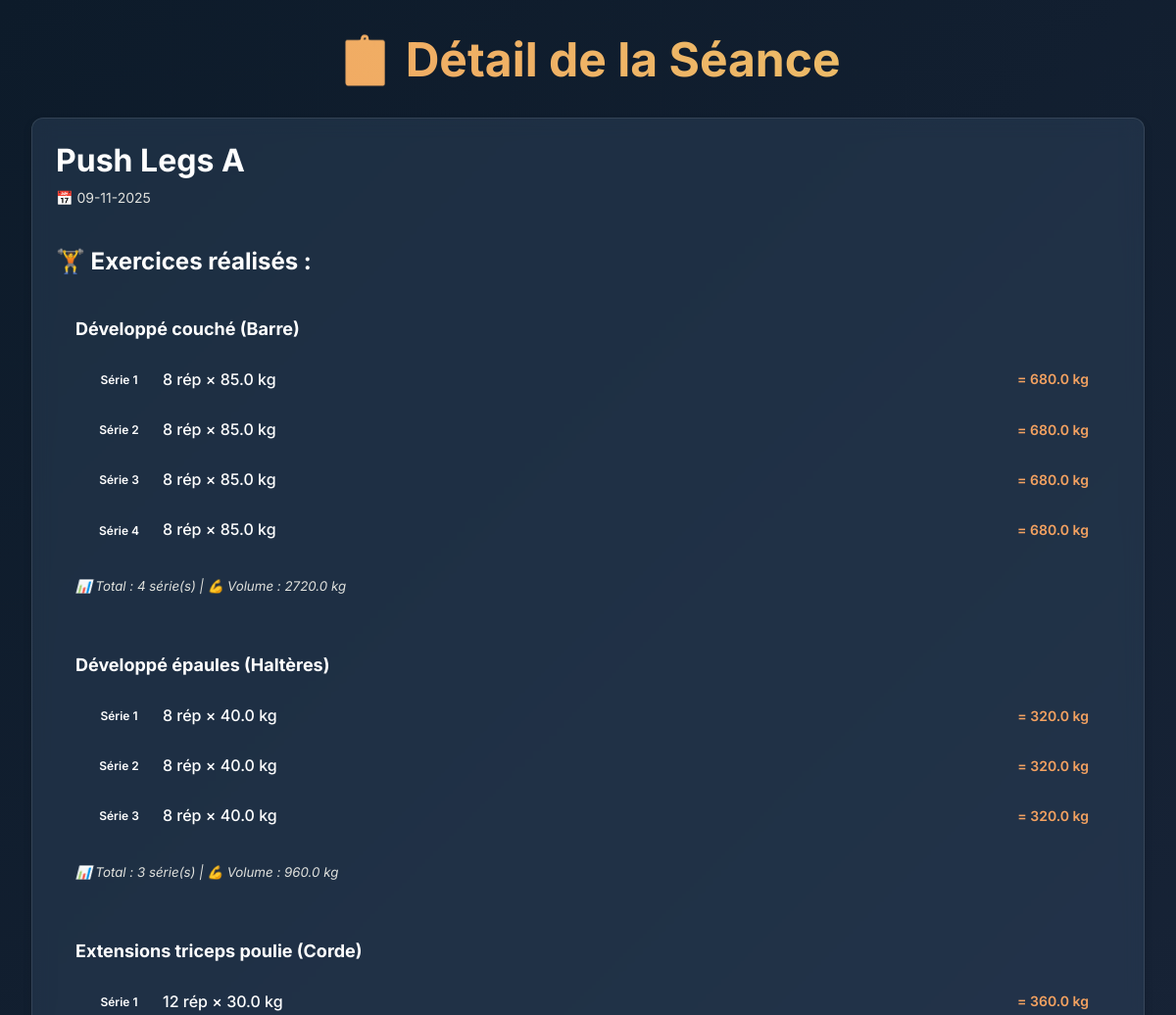
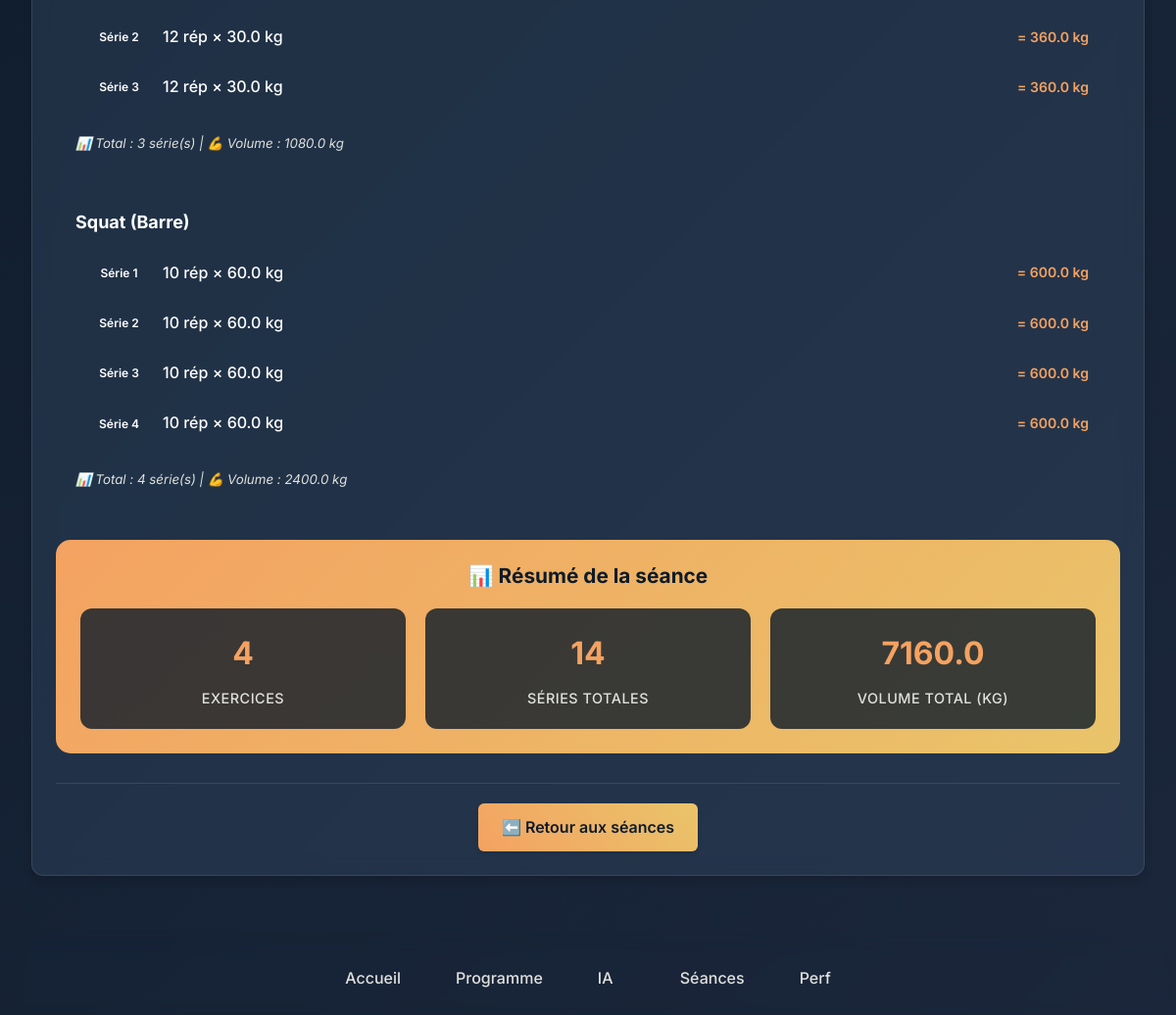
/session/1, run on the app's committed database (2 pictures, top to bottom).
### tables this page shows
CREATE TABLE sets (
                    id INTEGER PRIMARY KEY AUTOINCREMENT,
                    exercise_id INTEGER NOT NULL,
                    set_number INTEGER NOT NULL,
                    reps INTEGER NOT NULL,
                    weight REAL NOT NULL,
                    FOREIGN KEY (exercise_id) REFERENCES "exercises_old" (id) ON DELETE CASCADE
                );

CREATE TABLE exercises (
                        id INTEGER PRIMARY KEY AUTOINCREMENT,
                        session_id INTEGER NOT NULL,
                        exercise_name TEXT NOT NULL,
                        FOREIGN KEY (session_id) REFERENCES sessions (id) ON DELETE CASCADE
                    );

### app.py (the view)
@app.route('/session/<int:session_id>')
def view_session(session_id):
    session = None
    exercises = []
    session_stats = {
        'total_sets': 0,
        'total_volume': 0.0
    }
    try:
        with sqlite3.connect('database.db') as conn:
            cur = conn.cursor()
            cur.execute("SELECT * FROM sessions WHERE id = ?", (session_id,))
            session = cur.fetchone()
            if session:
                cur.execute("""
                    SELECT e.id, e.exercise_name, st.set_number, st.reps, st.weight
                    FROM exercises e
                    LEFT JOIN sets st ON e.id = st.exercise_id
                    WHERE e.session_id = ?
                    ORDER BY e.id, st.set_number
                """, (session_id,))
                raw_data = cur.fetchall() or []
                exercises_dict = {}
                for row in raw_data:
                    exercise_id, exercise_name, set_number, reps, weight = row
                    if exercise_id not in exercises_dict:
                        exercises_dict[exercise_id] = {
                            'id': exercise_id,
                            'name': exercise_name,
                            'sets': []
                        }
                    if set_number is not None:
                        exercises_dict[exercise_id]['sets'].append({
                            'number': set_number,
                            'reps': reps,
                            'weight': weight
                        })
                        session_stats['total_sets'] += 1
                        session_stats['total_volume'] += (reps * weight)
                exercises = list(exercises_dict.values())
    except sqlite3.Error as e:
        print(f"Erreur de base de données dans view_session: {e}")
        init_db()
    except Exception as e:
        print(f"Erreur inattendue dans view_session: {e}")
    return render_template('session_detail.html', session=session, exercises=exercises, session_stats=session_stats)

### app.py (called while the page is built)
def format_date(date_string):
    if not date_string:
        return ""
    try:
        for fmt in ['%Y-%m-%d %H:%M:%S', '%Y-%m-%d', '%d-%m-%Y', '%d/%m/%Y']:
            try:
                dt = datetime.strptime(str(date_string)[:19], fmt)
                return dt.strftime('%d-%m-%Y')
            except ValueError:
                continue
        if len(str(date_string)) >= 10:
            parts = str(date_string)[:10].split('-')
            if len(parts) == 3:
                return f"{parts[2]}-{parts[1]}-{parts[0]}"
        return str(date_string)[:10]
    except Exception as e:
        print(f"Erreur de formatage de date: {e}")
        return str(date_string)[:10]

### templates/session_detail.html (shortened to what this page needs)
{% extends "base.html" %}
{% block content %}
<div class="fade-in">
    <div class="session-header-main">
        <h1>📋 Détail de la Séance</h1>
    </div>
    {% if session %}
    <div class="card">
        <div class="session-header">
            <h2>{{ session[1] or 'Séance sans nom' }}</h2>
            <p class="session-date">📅 {{ session[2]|format_date }}</p>
        </div>
        {% if exercises %}
        <div class="exercises-list">
            <h3>🏋️ Exercices réalisés :</h3>
            {% for exercise in exercises %}
            <div class="exercise-detail">
                <div class="exercise-name">
                    <strong>{{ exercise.name }}</strong>
                </div>
                {% if exercise.sets %}
                <div class="sets-detail">
                    {% for set in exercise.sets %}
                    <div class="set-detail-row">
                        <span class="set-badge">Série {{ set.number }}</span>
                        <span class="set-info">{{ set.reps }} rép × {{ set.weight }} kg</span>
                        <span class="set-volume">= {{ set.reps * set.weight }} kg</span>
                    </div>
                    {% endfor %}
                </div>
                <div class="exercise-summary">
                    <small>
                        📊 Total : {{ exercise.sets|length }} série(s) |
                        💪 Volume : {{ exercise.sets|sum(attribute='reps')|default(0) * exercise.sets|sum(attribute='weight')|default(0) / exercise.sets|length if exercise.sets else 0 }} kg
                    </small>
                </div>
                {% else %}
                <p class="no-sets">Aucune série enregistrée</p>
                {% endif %}
            </div>
            {% endfor %}
              <div class="session-summary">
                <h4>📊 Résumé de la séance</h4>
                <div class="summary-grid">
                    <div class="summary-card">
                        <span class="summary-number">{{ exercises|length }}</span>
                        <span class="summary-label">Exercices</span>
                    </div>
                    <div class="summary-card">
                        <span class="summary-number">{{ session_stats.total_sets }}</span>
                        <span class="summary-label">Séries totales</span>
                    </div>
                    <div class="summary-card">
                        <span class="summary-number">{{ "%.1f"|format(session_stats.total_volume) }}</span>
                        <span class="summary-label">Volume total (kg)</span>
                    </div>
                </div>
            </div>
        </div>        {% else %}
        <p class="no-exercises">Aucun exercice enregistré dans cette séance.</p>
        {% endif %}
        <div class="session-actions">
            <a href="/track" class="btn btn-primary">
                ⬅️ Retour aux séances
            </a>
        </div>
    </div>
    {% endif %}
</div>
{% endblock %}

### static/css/style.css (style rules this page uses)
:root { --primary: #0D1B2A; --secondary: #1B263B; --accent: #F4A261; --accent-secondary: #E9C46A; --surface: #415A77; --surface-light: #778DA9; --text-primary: #FFFFFF; --text-secondary: #E0E1DD; --text-muted: #B0B0B0; --success: #2D6A4F; --warning: #F77F00; --error: #D62828; --shadow-light: 0 2px 4px rgba(0, 0, 0, 0.1); --shadow-medium: 0 4px 8px rgba(0, 0, 0, 0.15); --shadow-heavy: 0 8px 16px rgba(0, 0, 0, 0.2); --radius-small: 6px; --radius-medium: 12px; --radius-large: 16px; --spacing-xs: 0.5rem; --spacing-sm: 0.75rem; --spacing-md: 1rem; --spacing-lg: 1.5rem; --spacing-xl: 2rem; --spacing-xxl: 3rem; --transition-fast: 0.15s ease-in-out; --transition-normal: 0.25s ease-in-out; --transition-slow: 0.4s ease-in-out; }
* { margin: 0; padding: 0; box-sizing: border-box; }
html { font-size: 16px; scroll-behavior: smooth; }
body { font-family: 'Inter', 'SF Pro Display', -apple-system, BlinkMacSystemFont, 'Segoe UI', Roboto, sans-serif; background: linear-gradient(135deg, var(--primary) 0%, var(--secondary) 100%); color: var(--text-primary); line-height: 1.6; min-height: 100vh; padding-bottom: 80px; overflow-x: hidden; }
h1, h2, h3, h4, h5, h6 { font-weight: 700; line-height: 1.2; margin-bottom: var(--spacing-md); color: var(--text-primary); }
h1 { font-size: 2.5rem; background: linear-gradient(45deg, var(--accent), var(--accent-secondary)); -webkit-background-clip: text; -webkit-text-fill-color: transparent; background-clip: text; text-align: center; margin-bottom: var(--spacing-lg); }
h2 { font-size: 2rem; color: var(--accent); margin-bottom: var(--spacing-lg); }
h3 { font-size: 1.5rem; color: var(--accent-secondary); }
p { margin-bottom: var(--spacing-md); color: var(--text-secondary); font-size: 1rem; font-weight: 400; }
.card { background: rgba(65, 90, 119, 0.3); backdrop-filter: blur(10px); border: 1px solid rgba(255, 255, 255, 0.1); border-radius: var(--radius-medium); padding: var(--spacing-lg); margin-bottom: var(--spacing-lg); box-shadow: var(--shadow-medium); transition: all var(--transition-normal); }
.session-date { color: var(--text-secondary); }
.btn { display: inline-block; padding: var(--spacing-sm) var(--spacing-lg); border: none; border-radius: var(--radius-small); font-family: inherit; font-size: 1rem; font-weight: 600; text-decoration: none; text-align: center; cursor: pointer; transition: all var(--transition-fast); position: relative; overflow: hidden; min-width: 120px; }
.btn::before { content: ''; position: absolute; top: 0; left: -100%; width: 100%; height: 100%; background: linear-gradient(90deg, transparent, rgba(255, 255, 255, 0.2), transparent); transition: left var(--transition-slow); }
.btn-primary { background: linear-gradient(45deg, var(--accent), var(--accent-secondary)); color: var(--primary); box-shadow: var(--shadow-light); }
.fade-in { animation: fadeIn var(--transition-slow) ease-out; }
@media (min-width: 1024px) { h1 { font-size: 3rem; } }
@media (min-width: 601px) { body { padding-bottom: 0; } }

### data on the page
sets: name "Développé couché (Barre)", number "1", reps "8", weight "85.0", set.reps*set.weight "680.0", sets|length "4", sets|sum "2720.0"
sets: number "2", reps "8", weight "85.0", set.reps*set.weight "680.0"
sets: number "3", reps "8", weight "85.0", set.reps*set.weight "680.0"
sets: number "4", reps "8", weight "85.0", set.reps*set.weight "680.0"
sets: name "Développé épaules (Haltères)", number "1", reps "8", weight "40.0", set.reps*set.weight "320.0", sets|length "3", sets|sum "960.0"
sets: number "2", reps "8", weight "40.0", set.reps*set.weight "320.0"
sets: number "3", reps "8", weight "40.0", set.reps*set.weight "320.0"
sets: name "Extensions triceps poulie (Corde)", number "1", reps "12", weight "30.0", set.reps*set.weight "360.0", sets|length "3", sets|sum "1080.0"
sets: number "2", reps "12", weight "30.0", set.reps*set.weight "360.0"
sets: number "3", reps "12", weight "30.0", set.reps*set.weight "360.0"
sets: name "Squat (Barre)", number "1", reps "10", weight "60.0", set.reps*set.weight "600.0", sets|length "4", sets|sum "2400.0"
sets: number "2", reps "10", weight "60.0", set.reps*set.weight "600.0"
sets: number "3", reps "10", weight "60.0", set.reps*set.weight "600.0"
sets: number "4", reps "10", weight "60.0", set.reps*set.weight "600.0"

### other printed values
{{ session[1] or 'Séance sans nom' }} "Push Legs A"
{{ session[2]|format_date }} "09-11-2025"
{{ exercises|length }} "4"
{{ session_stats.total_sets }} "14"
{{ "%.1f"|format(session_stats.total_volume) }} "7160.0"
